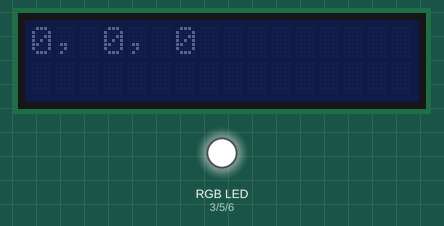
This sketch was run on a simulated Arduino Uno, built with avr-gcc and run on an emulated ATmega328P. Shown: 16×2 character LCD, an RGB LED mixed from three pins (HIGH = lit).

Above: at 0.1 s.
At 1.1 s:
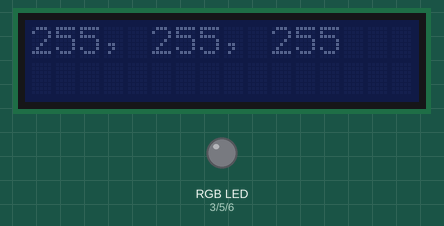
At 2.2 s:
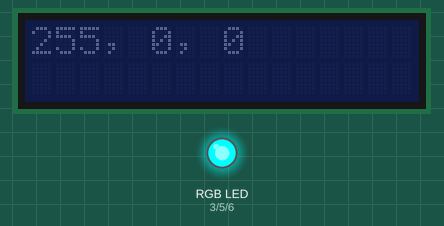
At 4.2 s:
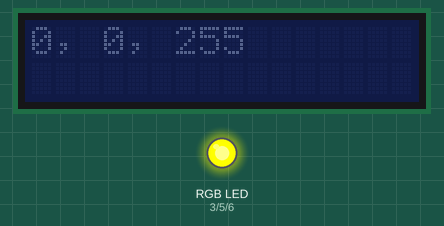
At 6.2 s:
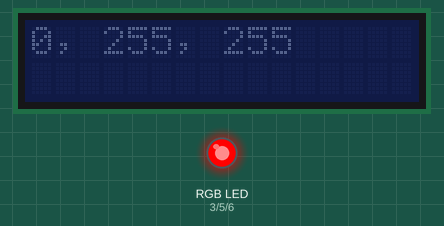
At 8.2 s:
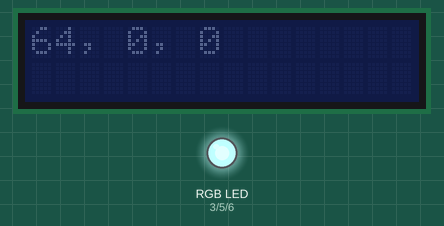
Timing chart, 0 to 40.0 s (numbered marks = the images above):
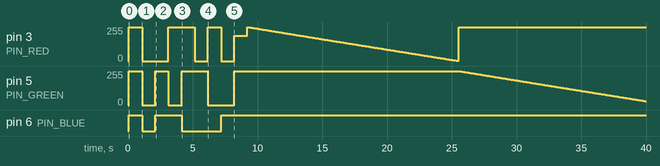

Measured:
- by itself, pin 6 (PIN_BLUE): goes HIGH 1.0 s, LOW 1.0 s, HIGH 2.0 s, LOW 3.0 s, then HIGH
- by itself, pin 3 (PIN_RED): 0/255 → 255/255 at 0.08 s, → 0/255 1.0 s later, → 255/255 2.0 s later, → 0/255 2.0 s later, … (263 changes in this stretch)
- by itself, pin 5 (PIN_GREEN): 0/255 → 255/255 at 0.08 s, → 0/255 1.0 s later, → 255/255 1.0 s later, → 0/255 1.0 s later, … (233 changes in this stretch)
- what the display in image 1 shows lasts 1.0 s, from 1.1 s to 2.1 s

The sketch:

rgb-led.ino
```cpp
// https://arduinogetstarted.com/tutorials/arduino-rgb-led

#include <LiquidCrystal_PCF8574.h>

// Configure LCD connection
int rs = 0, e = 1, d4 = 4, d5 = 5, d6 = 6, d7 = 7;
LiquidCrystal_PCF8574
  lcd(0x20, rs, e, d4, d5, d6,
      d7);  // set the LCD address to 0x20 for a 16 chars and 2 line display


const int PIN_RED = 3;
const int PIN_GREEN = 5;
const int PIN_BLUE = 6;

//LED with common anode: 255 - value
void setColor(int R, int G, int B, int t = 1000) {

  lcd.clear();
  lcd.home();
  lcd.print(R);
  lcd.print(", ");
  lcd.print(G);
  lcd.print(", ");
  lcd.print(B);

  analogWrite(PIN_RED, 255 - R);
  analogWrite(PIN_GREEN, 255 - G);
  analogWrite(PIN_BLUE, 255 - B);

  delay(t);
}

void setup() {
  pinMode(PIN_RED, OUTPUT);
  pinMode(PIN_GREEN, OUTPUT);
  pinMode(PIN_BLUE, OUTPUT);

  lcd.begin(16, 2);

  setColor(0, 0, 0);

  setColor(255, 255, 255);

  setColor(255, 0, 0);

  setColor(0, 255, 0);

  setColor(0, 0, 255);

  setColor(255, 0, 255);

  setColor(0, 255, 255);

  setColor(255, 255, 0);

  setColor(64, 0, 0);

  for (int i = 0; i < 255; i++) {
    setColor(i, 0, 0, 50);
  }
  for (int i = 0; i < 255; i++) {
    setColor(0, i, 0, 50);
  }
  for (int i = 0; i < 255; i++) {
    setColor(0, 0, i, 50);
  }
  for (int i = 0; i < 255; i++) {
    setColor(i, i, i, 50);
  }
}

void loop() {
}
```
